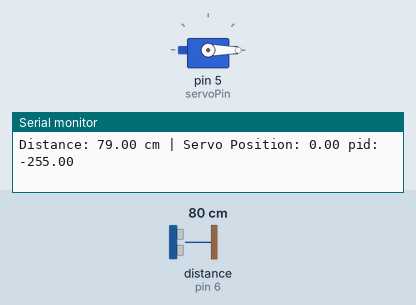
A program run on a simulated Arduino Uno, built with avr-gcc and run on an emulated ATmega328P. Shown: servo, the last lines printed to the serial monitor. Wiring (inferred from the names in the program): ultrasonic range finder: trigger pin 4; echo pin 6. The inputs (shaded band) are chosen by the test bench; at power-on: distance to the obstacle (sensor on pin 6) 80 cm. The echo pulse lasts 58.3 µs per cm.

Above: at 1.2 s.
1.3 s: distance to the obstacle (sensor on pin 6) set to 4 cm
At 1.47 s:
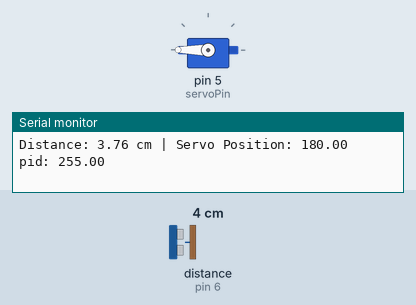
At 3.8 s:
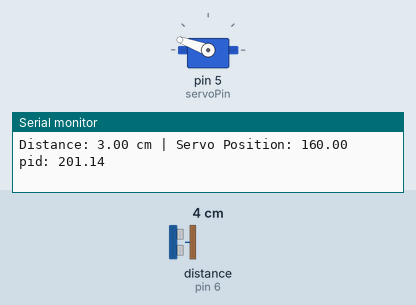
4.3 s: distance to the obstacle (sensor on pin 6) set to 18 cm
At 5.01 s:
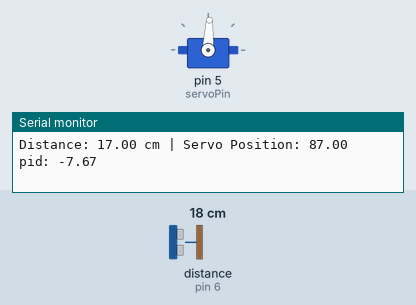
7.3 s: distance to the obstacle (sensor on pin 6) set to 9 cm
10.3 s: distance to the obstacle (sensor on pin 6) set to 18 cm
Timing chart, 0 to 14.3 s (numbered marks = the images above; inputs shaded):
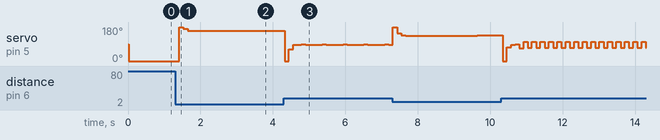

Measured:
- after the input at 1.3 s, servo on pin 5 (servoPin): 0° → 180° after 0.11 s, → 170° 0.12 s later, → 160° 0.12 s later, → 159° 0.12 s later, … (6 changes in this stretch)

The program:

main.cpp
```cpp
#include <Arduino.h>
#include <Servo.h>
#include <PID_v1.h> // Include the PID library

#define trigPin 4    // Trigger pin for ultrasonic sensor
#define echoPin 6    // Echo pin for ultrasonic sensor
#define servoPin 5   // Servo pin

Servo myServo;  // Create a Servo object

// PID variables
double setPoint = 17.0; // Desired distance in cm
double input;           // Current distance from the sensor
double output;          // PID output for the servo


// PID constants
double kp = 15.0; //15.0
double ki = 0.2;  //0.2
double kd = 5;  //5
double alpha = 0.9;

// Create the PID object
PID myPID(&input, &output, &setPoint, kp, ki, kd, DIRECT);

// Function declaration
long getDistance();

float exponentialFilter(float newValue, float previousValue, float alpha) {
  return alpha * newValue + (1 - alpha) * previousValue;
}

void setup() {
  pinMode(trigPin, OUTPUT);  // Set the trigger pin as output
  pinMode(echoPin, INPUT);   // Set the echo pin as input
  myServo.attach(servoPin);  // Attach the servo to the pin
  Serial.begin(9600);        // Start serial communication at 9600 baud rate

  // Initialize the PID controller
  myPID.SetMode(AUTOMATIC); // Set the PID controller to automatic mode
  myPID.SetOutputLimits(-255, 255); // Limit output to servo range (0-180 degrees)
}

void loop() {
  // input = getDistance(); // Get the distance from the sensor
  input = exponentialFilter(getDistance(), input, alpha );

  Serial.print("Distance: ");
  Serial.print(input);   // Print the distance in cm
  Serial.print(" cm");

  // Compute the PID output
  myPID.Compute();
  double angle = map(output, -255, 255, 0, 180);
  // Write the PID output to the servo
  myServo.write(angle);

  // Print the PID output for debugging
  Serial.print(" | Servo Position: ");
  Serial.print(angle);
  Serial.print(" pid: ");
  Serial.println(output);
  delay(10); // Small delay before the next loop iteration orig: 50
}

// Function to get the distance from the ultrasonic sensor
long getDistance() {
  digitalWrite(trigPin, LOW);  // Clear the trigger pin
  delayMicroseconds(2);        // Wait for a short time

  digitalWrite(trigPin, HIGH); // Send the trigger pulse
  delayMicroseconds(10);       // 10-microsecond pulse
  digitalWrite(trigPin, LOW);  // Stop sending the trigger pulse

  long duration = pulseIn(echoPin, HIGH);  // Measure the pulse duration

  // Calculate the distance in cm
  long distance = (duration / 2) / 29.1;

  // Return the calculated distance
  return distance;
}
```
